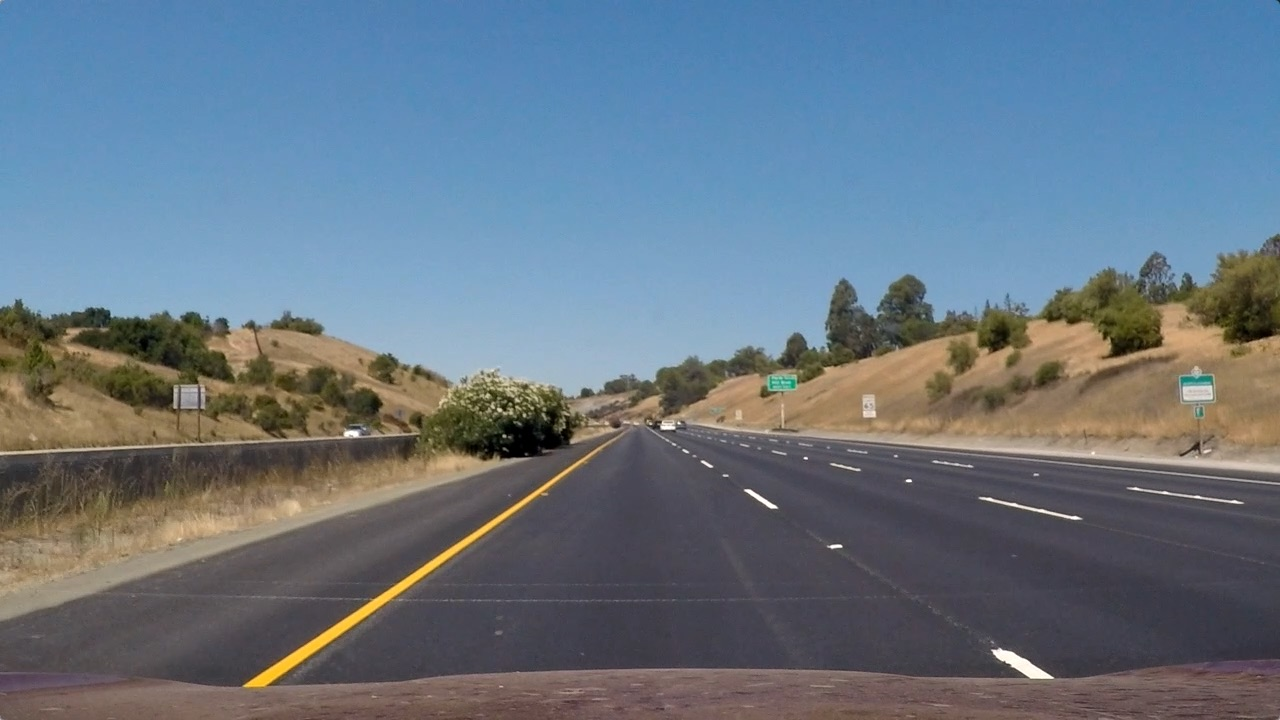
#> input picture test_images/straight_lines1.jpg, 1280 x 720 px
$ jupyter execute --allow-errors pipeline-02.ipynb   (older library calls are emulated)
#> lines starting #> are read from the running program, lines starting #| are printed output that depends on the picture; after the words box and inside, x2 and y2 are one past the last pixel; in counts of white or black regions, pixels touching at a corner belong together
[cell 1]
from IPython.core.display import display, HTML
display(HTML("<style>.container { width:80% !important; }</style>"))

## Advanced Lane Finding Pipeline

## - Calibrate the Camera

- Compute the camera calibration matrix and distortion coefficients. it should be done only once.
- Apply the calibrated parameters to undistort each new frame.

## - Apply Thresholds

We try out various combinations of color and gradient thresholds to generate a binary image where the lane lines are clearly visible.

## - Perspective Transform

- Identify four source points for the perspective transform. In this case, we assume the road is a flat plane. This isn't strictly true, but it can serve as an approximation for this project.

- Pick four points in a trapezoidal shape (similar to region masking) that would represent a rectangle when looking down on the road from above. The easiest way to do this is to investigate an image where the lane lines are straight, and find four points lying along the lines that, after perspective transform, make the lines look straight and vertical from a bird's eye view perspective.

- Those same four source points will now work to transform any image (again, under the assumption that the road is flat and the camera perspective hasn't changed). When applying the transform to new images, the test of whether or not you got the transform correct, is that the lane lines should appear parallel in the warped images, whether they are straight or curved.

## - Implementation

### 1. Defining `Camera` Class

- `Camera` class is defined keep camera parameters as well as implemnt the methods to transform images. These methods are:
  - `calibrate`
  - `undistort`
  - `transform`

### 2. Implementing `undistort` and `transform` Nested Methods

After calibration, here are the following steps:

- Undistort the image using `cv2.undistort()` with mtx and dist
- Convert to grayscale
- Find the chessboard corners
- Draw corners
- Define 4 source points (the outer 4 corners detected in the chessboard pattern)
- Define 4 destination points (must be listed in the same order as src points!)
- Use `cv2.getPerspectiveTransform()` to get M, the transform matrix
- use `cv2.warpPerspective()` to apply M and warp your image to a top-down view

***

**Note:** Source points are the `x` and `y` pixel values of any four corners on the chessboard. They can be extracted from the corners array output from `cv2.findChessboardCorners()`. So, the destination points are the `x` and `y` pixel values of where we want those four corners to be mapped to in the output image.

### Some OpenCV functions used for this project

- `cv2.inRange()` for color selection
- `cv2.fillPoly()` for regions selection
- `cv2.line()` to draw lines on an image given endpoints
- `cv2.addWeighted()` to coadd / overlay two images
- `cv2.cvtColor()` to grayscale or change color
- `cv2.imwrite()` to output images to file
- `cv2.bitwise_and()` to apply a mask to an image

[cell 2]
import pickle
import cv2
import numpy as np
import matplotlib.pyplot as plt
import matplotlib.image as mpimg

import glob
import matplotlib
import os

### Read in a Sample Image

[cell 3]
image = mpimg.imread("test_images/straight_lines1.jpg")
#> image is the input picture: shape (720, 1280, 3); mean R, G, B 103.2, 117.7, 131.2
print("This image is:", type(image), "with dimensions:", image.shape)
#| This image is: <class 'numpy.ndarray'> with dimensions: (720, 1280, 3)
#plt.imshow(gray, cmap='gray')
plt.imshow(image)
#> (this line was passed over: IPython is not available in this run)

[cell 4]
class Camera:
    def __init__(self):
        self.nx = 0
        self.ny = 0

        # self.objectPoints = []
        # self.imagePoints = []

        self.imageShape = None

        self.ret = -1.0
        self.mtx = None
        self.dist = None
        self.rvecs = None
        self.tvecs = None

    def isCalibrated(self):
        return self.ret >= 0

    def calibrate(self, calImageFiles, nx, ny):
        '''
        it calibrates the camera parameters based on the calibration image files (chessboard is recommended)
        '''

        self.nx = nx
        self.ny = ny

        self.imageShape = None

        objectPoints = []
        imagePoints = []

        objGridPoints = np.zeros((nx*ny, 3), dtype=np.float32)
        objGridPoints[:, 0:2] = np.mgrid[0:nx, 0:ny].T.reshape(-1, 2)

        for imageIndex, imageFile in enumerate(calImageFiles):
            undistortedImage = cv2.imread(imageFile)
            grayImage = cv2.cvtColor(undistortedImage, cv2.COLOR_BGR2GRAY)
            patternFound, corners = cv2.findChessboardCorners(grayImage, (nx, ny), None)

            if(patternFound):
                objectPoints.append(objGridPoints)
                imagePoints.append(np.squeeze(corners))

                if(self.imageShape == None):
                    self.imageShape = (undistortedImage.shape[0], undistortedImage.shape[1])

            print("Calibration in progress: {0:d} out of {1:d}".format(imageIndex+1, len(calImageFiles)), end="\r")

        print("")
        print("Done.")

        self.ret, self.mtx, self.dist,  self.rvecs, self.tvecs = cv2.calibrateCamera(objectPoints, imagePoints,
                                                                                     self.imageShape, None, None)

    # [104 lines left out: functions undistort, orderPoints, cornersUnwarp, not called in this run]

[cell 5]
class ImageTransform:

    def sobelAbsolute(image, orient="x", sobel_kernel=3, thresholds=(0, 255)):
        '''
        This function takes an image and applies Sobel x or y to it
        It returns the output image after applying thresholds on x and y
        '''
#> called with orient = 'x', sobel_kernel = 3

        # image was read using mpimg.imread
        grayImage = cv2.cvtColor(image, cv2.COLOR_RGB2GRAY)

        if(orient == "x"):
            sobel = cv2.Sobel(grayImage, cv2.CV_64F, 1, 0)
        elif(orient == "y"):
            sobel = cv2.Sobel(grayImage, cv2.CV_64F, 0, 1)
        else:
            raise Exception("Orient can either be 'x' or 'y'")

        absSobel = np.absolute(sobel)
        scaledSobel = np.uint8(255*absSobel / np.max(absSobel))

        binaryImage = np.zeros_like(scaledSobel)
        binaryImage[(scaledSobel > thresholds[0]) & (scaledSobel < thresholds[1])] = 1

        return binaryImage

[cell 6]
calImagesDir = "camera_cal/"
calImageFiles = glob.glob(calImagesDir + "*.jpg")

assert len(calImageFiles) > 0, "No image file was found for calibration"

[cell 7]
roadImagesDir = "test_images/"

# sampleImage = cv2.imread(calImageFiles[15])

sampleImage = cv2.imread(roadImagesDir + "straight_lines1.jpg")

absSobelImage = ImageTransform.sobelAbsolute(sampleImage, orient="x", thresholds=[20,100])
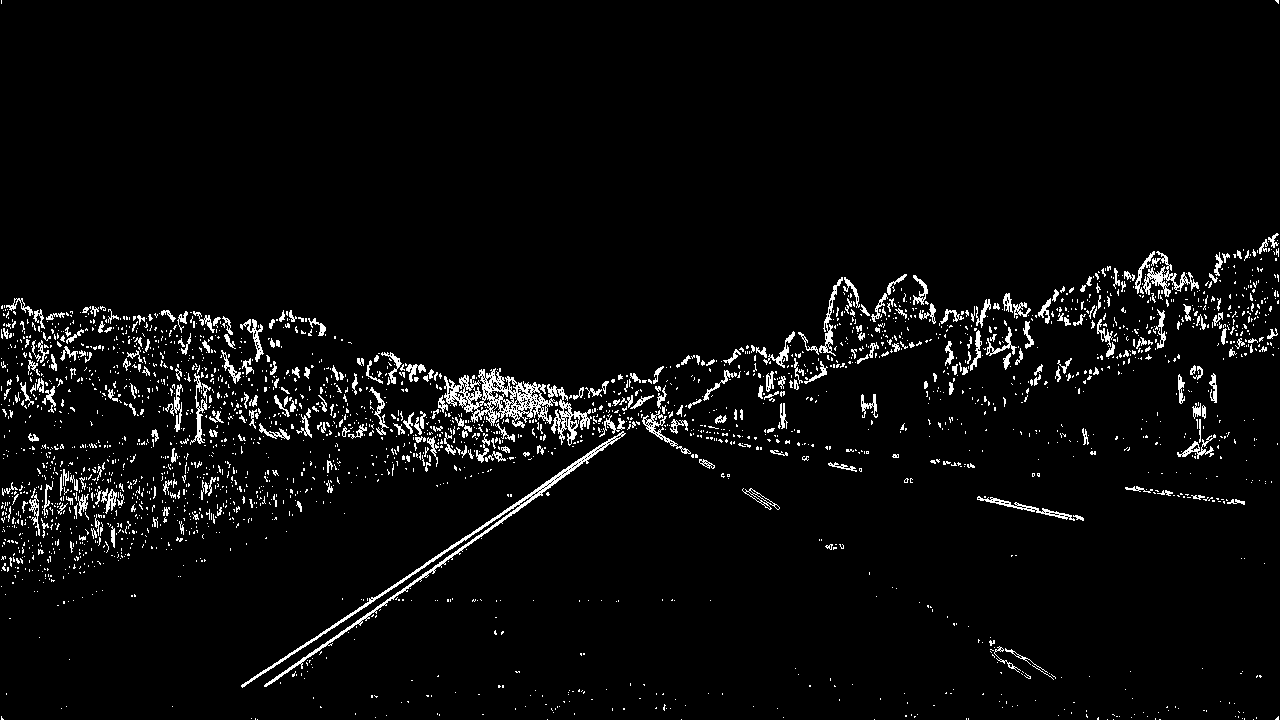
#> absSobelImage: shape (720, 1280); values 0 (black) and 1 (white), 4% white in thin lines or dots

# Plot the result
#> (the rest of this cell did not finish here and is left out)

[cell 8]
nx = 9
ny = 6

camera = Camera()
camera.calibrate(calImageFiles, nx, ny)
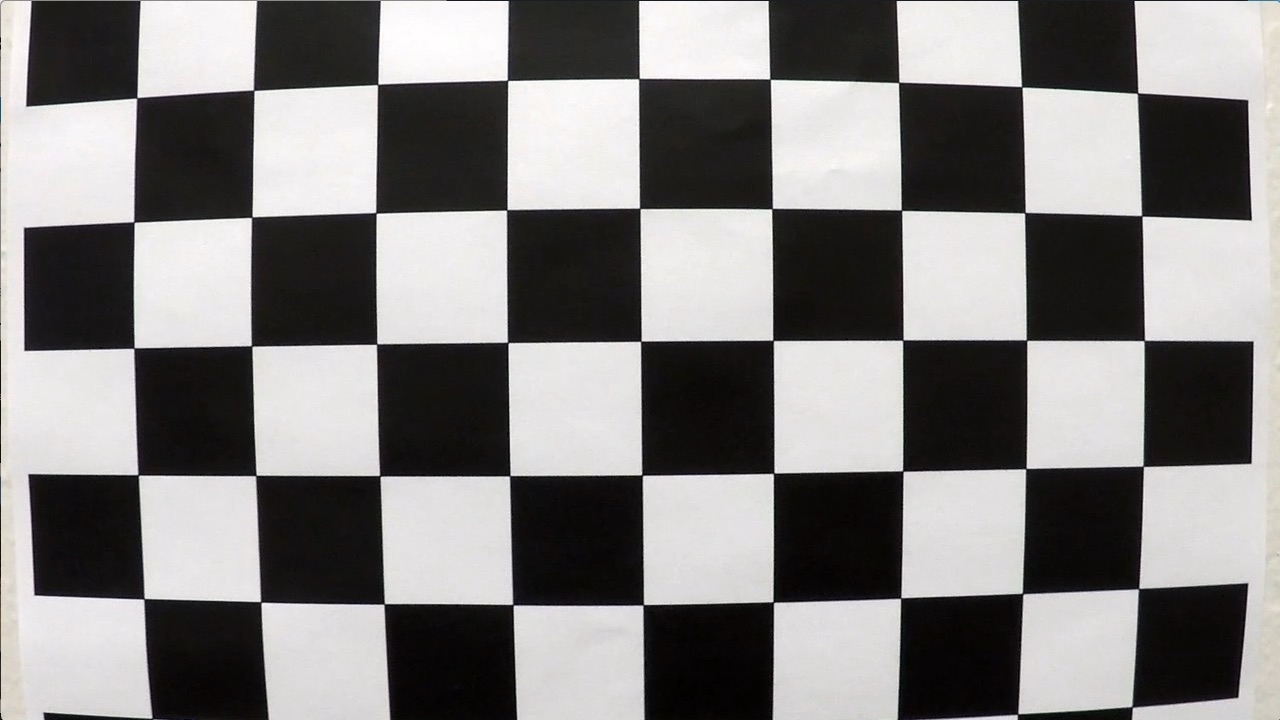
#> input picture camera_cal/calibration1.jpg, 1280 x 720 px
#> in calibrate, undistortedImage is the input picture: shape (720, 1280, 3); mean B, G, R 127.8, 128.4, 130.1
#> in calibrate, `patternFound, corners = cv2.findChessboardCorners(grayImage, (nx, ny),..`: patternFound = False; corners = None
#> in calibrate, `self.ret, self.mtx, self.dist,  self.rvecs, self.tvecs = cv2.calibrate..`: self.ret = 0.814; self.mtx = [[1608.6, 0, 396], [0, 1782.8, 550.8], [0, 0, 1]]; self.dist = [[-1.62, 5.8, -0.0528, 0.074, -13.95]]; self.rvecs = ([0.768, 0.0115, -0.0362], [0.224, 0.566, 0.0321]); self.tvecs = ([2.52, -3.17, 27.55], [-10.04, -8.14, 47.41])

#> (a cell that did not finish here is left out)

#> (a cell that did not finish here is left out)

[cell 11]
import glob
import matplotlib
import os

imagesDir = "camera_cal/"
calImageFiles = glob.glob(imagesDir + "*.jpg")

assert len(calImageFiles) > 0, "No image file was found for calibration"

nx = 9
ny = 6

camera = Camera()
camera.calibrate(calImageFiles, nx, ny)

objectPoints = []
imagePoints = []

imageShape = None
sampleImage = None

nx = 9
ny = 6

objGridPoints = np.zeros((nx*ny, 3), dtype=np.float32)
objGridPoints[:, 0:2] = np.mgrid[0:nx, 0:ny].T.reshape(-1, 2)

for imageIndex, imageFile in enumerate(calImageFiles):
    undistortedImage = cv2.imread(imageFile)
    grayImage = cv2.cvtColor(undistortedImage, cv2.COLOR_BGR2GRAY)
    patternFound, corners = cv2.findChessboardCorners(grayImage, (nx, ny), None)
#> patternFound = False; corners = None

    if(patternFound):
        objectPoints.append(objGridPoints)
        imagePoints.append(np.squeeze(corners))

        if(imageShape == None):
            imageShape = (undistortedImage.shape[0], undistortedImage.shape[1])

    print("Calibration in progress: {0:d} out of {1:d}".format(imageIndex, len(calImageFiles)), end="\r")

print("")
ret, mtx, dist, rvecs, tvecs = cv2.calibrateCamera(objectPoints, imagePoints, imageShape, None, None)
#> ret = 0.814; mtx = [[1608.6, 0, 396], [0, 1782.8, 550.8], [0, 0, 1]]; dist = [[-1.62, 5.8, -0.0528, 0.074, -13.95]]; rvecs = ([0.768, 0.0115, -0.0362], [0.224, 0.566, 0.0321]); tvecs = ([2.52, -3.17, 27.55], [-10.04, -8.14, 47.41])

#objPoints[:, 0] = np.mgrid[0:nx, 0:ny][0].reshape((-1))
#objPoints[:, 1] = np.mgrid[0:nx, 0:ny][1].reshape((-1))

#> (a cell that did not finish here is left out)

### Calibrate and Undistort

#> (a cell that did not finish here is left out)

**Note:**

If you are reading in an image using `mpimg.imread()` this will read in an **RGB** image and you should convert to grayscale using `cv2.COLOR_RGB2GRAY`, but if you are using `cv2.imread()` or the glob API, as happens in this video example, this will read in a **BGR** image and you should convert to grayscale using `cv2.COLOR_BGR2GRAY`. We'll learn more about color conversions later on in this lesson, but please keep this in mind as you write your own code and look at code examples.

### Undistort and Transform

Here are the following steps:

- Undistort the image using `cv2.undistort()` with mtx and dist
- Convert to grayscale
- Find the chessboard corners
- Draw corners
- Define 4 source points (the outer 4 corners detected in the chessboard pattern)
- Define 4 destination points (must be listed in the same order as src points!)
- Use `cv2.getPerspectiveTransform()` to get M, the transform matrix
- use `cv2.warpPerspective()` to apply M and warp your image to a top-down view

**HINT:** Source points are the `x` and `y` pixel values of any four corners on your chessboard, you can extract these from the corners array output from `cv2.findChessboardCorners()`. Your destination points are the `x` and `y` pixel values of where you want those four corners to be mapped to in the output image.

***

If you run into any errors as you run your code, please refer to the Examples of Useful Code section in the previous video and make sure that your code syntax matches up! For this example, please also refer back to the examples in the Calibrating Your Camera video. You can also download the [distorsion pickle file](https://s3-us-west-1.amazonaws.com/udacity-selfdrivingcar/files/Advanced_Lane_Finding_Images/correct_for_distortion/wide_dist_pickle.p) and [test image](https://s3-us-west-1.amazonaws.com/udacity-selfdrivingcar/files/Advanced_Lane_Finding_Images/correct_for_distortion/test_image2.png) used in the below quiz if you'd like to run the below code on your own machine.

[cell 14]
import pickle
import cv2
import numpy as np
import matplotlib.pyplot as plt
import matplotlib.image as mpimg

# [18 lines left out: function orderPoints, not called in this run]

[cell 15]
import pickle
import cv2
import numpy as np
import matplotlib.pyplot as plt
import matplotlib.image as mpimg

# Read in the saved camera matrix and distortion coefficients
# These are the arrays you calculated using cv2.calibrateCamera()
#> (the rest of this cell did not finish here and is left out)

### Applying Sobel

[cell 16]
import numpy as np
import cv2
import matplotlib.pyplot as plt
import matplotlib.image as mpimg
import pickle


# Read in an image and grayscale it
#> (the rest of this cell did not finish here and is left out)

### Magnitude of the Gradient

[cell 17]
import numpy as np
import cv2
import matplotlib.pyplot as plt
import matplotlib.image as mpimg
import pickle

# Read in an image
#> (the rest of this cell did not finish here and is left out)

### Direction of the Gradient

[cell 18]
import numpy as np
import cv2
import matplotlib.pyplot as plt
import matplotlib.image as mpimg
import pickle

# Read in an image
#> (the rest of this cell did not finish here and is left out)

### Combining Thresholds

[cell 19]
# Choose a Sobel kernel size
ksize = 3 # Choose a larger odd number to smooth gradient measurements
#> ksize = 3

# Apply each of the thresholding functions
#> (the rest of this cell did not finish here and is left out)

#> (a cell that did not finish here is left out)

#> (a cell that did not finish here is left out)

### HLS Quiz

[cell 22]
import matplotlib.pyplot as plt
import matplotlib.image as mpimg
import numpy as np
import cv2

# Read in an image, you can also try test1.jpg or test4.jpg
image = mpimg.imread("Lesson-08-Gradient and Color Spaces/Resources/test6.jpg")
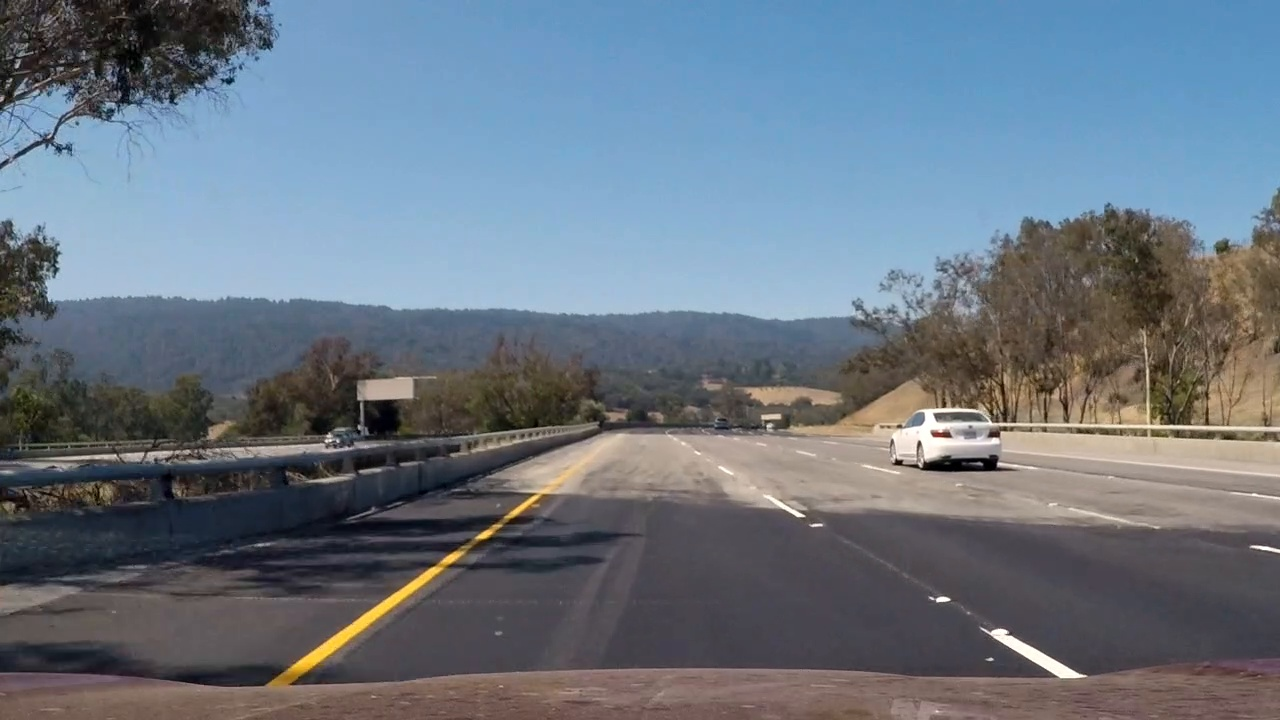
#> input picture test_images/test6.jpg, 1280 x 720 px, found by its file name
#> image is the input picture: shape (720, 1280, 3); mean R, G, B 106, 117.4, 129.5

# Define a function that thresholds the S-channel of HLS
# Use exclusive lower bound (>) and inclusive upper (<=)
def hls_select(img, thresh=(0, 255)):
    # 1) Convert to HLS color space
    # 2) Apply a threshold to the S channel
    # 3) Return a binary image of threshold result

#> called with thresh = (90, 255)
    hlsImage = cv2.cvtColor(img, cv2.COLOR_BGR2HLS)
#> hlsImage: shape (720, 1280, 3); mean of channels 0, 1, 2 68.8, 117.6, 61.8
    sChannel = hlsImage[:, :, 2]

    binary_output = np.zeros_like(sChannel)
    binary_output[(sChannel > thresh[0]) & (sChannel <= thresh[1])] = 1

    # binary_output = np.copy(img) # placeholder line
    return binary_output

hls_binary = hls_select(image, thresh=(90, 255))
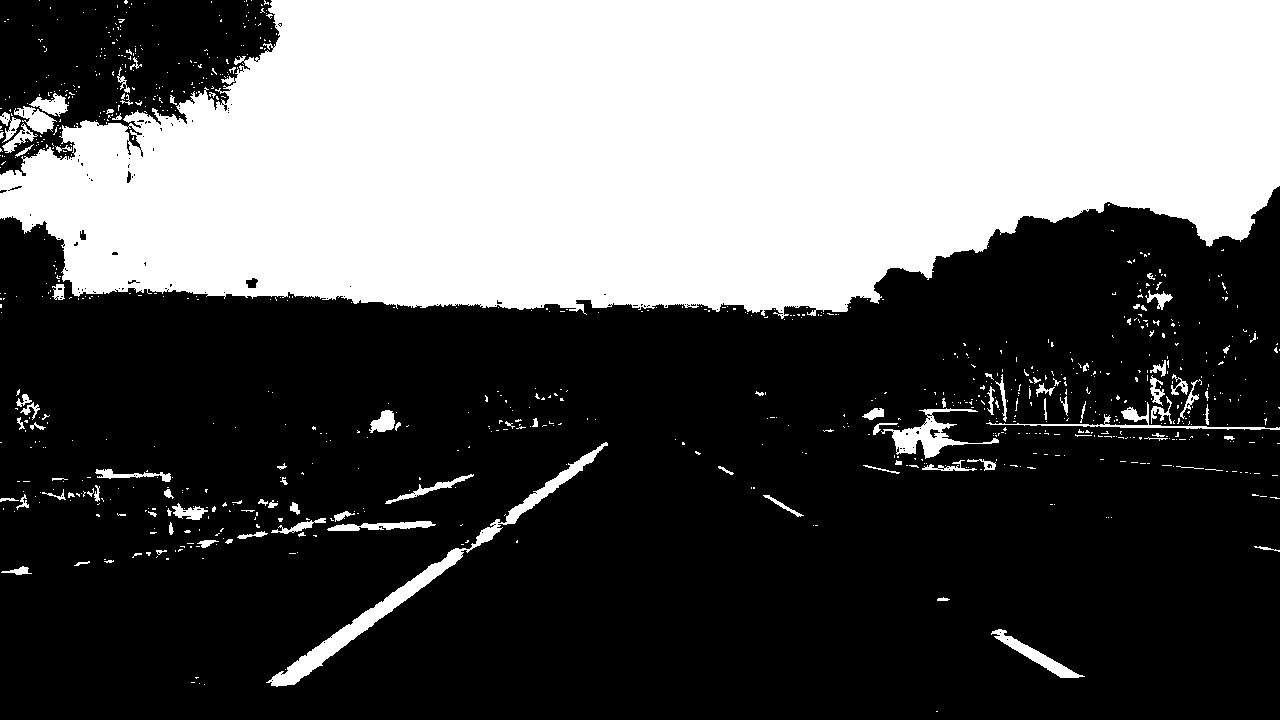
#> hls_binary: shape (720, 1280); values 0 (black) and 1 (white), 37% white; 898 white regions (799 under 20 px), largest, box (x1, y1, x2, y2) and area: (0, 0, 1280, 319) 320970, (266, 442, 608, 687) 4876, (881, 408, 999, 459) 1674

# Plot the result
#> (the rest of this cell did not finish here and is left out)
